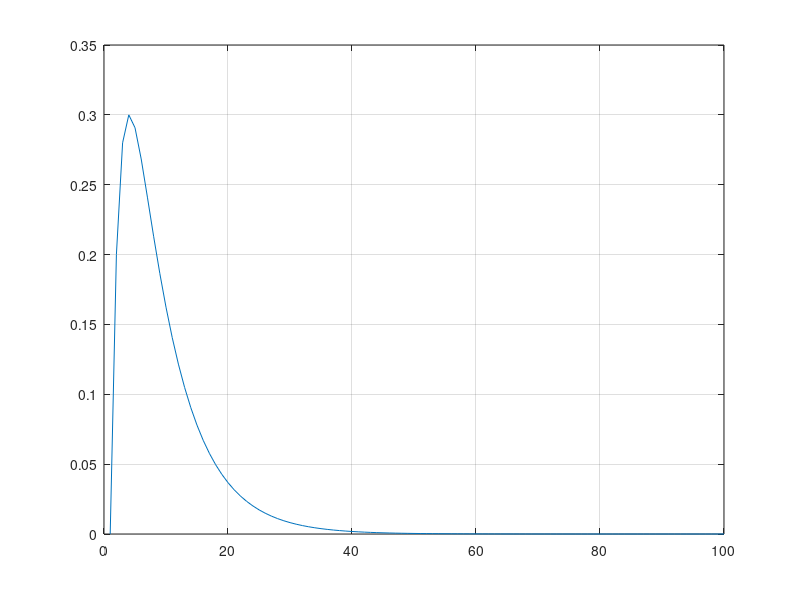

This chart was generated by the following MATLAB code:
%    1    2    4    3    5
T = [0.8  0    0.3  0    0
     0.2  0.6  0.2  0    0
     0    0.1  0.4  0    0
     0    0.3  0    1    0
     0    0    0.1  0    1];

v0 = [1 0 0 0 0]';
nIter = 100;
res = zeros(nIter, 1);

res(1) = v0(2);

for n = 1:1:nIter-1
    TiterN = (T^n) * v0;
    res(n+1) = TiterN(2);
end

plot(1:1:nIter, res);
grid on;

%  Após cerca de 5 transições, a probabilidade de estar no
% estado 2 é quase nula, visto que é muito mais provável
% ter-mos ficado presos num estado absorvente.
